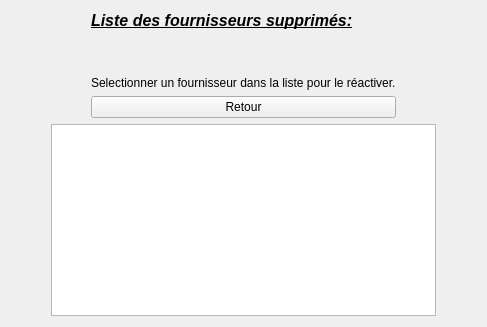
      <widget class="QWidget" name="page_fourni_supp">
       <layout class="QGridLayout" name="gridLayout_19">
        <item row="1" column="2">
         <spacer name="horizontalSpacer_25">
          <property name="orientation">
           <enum>Qt::Horizontal</enum>
          </property>
          <property name="sizeType">
           <enum>QSizePolicy::Fixed</enum>
          </property>
          <property name="sizeHint" stdset="0">
           <size>
            <width>40</width>
            <height>20</height>
           </size>
          </property>
         </spacer>
        </item>
        <item row="1" column="0">
         <spacer name="horizontalSpacer_22">
          <property name="orientation">
           <enum>Qt::Horizontal</enum>
          </property>
          <property name="sizeType">
           <enum>QSizePolicy::Fixed</enum>
          </property>
          <property name="sizeHint" stdset="0">
           <size>
            <width>40</width>
            <height>20</height>
           </size>
          </property>
         </spacer>
        </item>
        <item row="0" column="1">
         <layout class="QGridLayout" name="gridLayout_18">
          <item row="0" column="0" rowspan="3">
           <spacer name="horizontalSpacer_4">
            <property name="orientation">
             <enum>Qt::Horizontal</enum>
            </property>
            <property name="sizeHint" stdset="0">
             <size>
              <width>40</width>
              <height>20</height>
             </size>
            </property>
           </spacer>
          </item>
          <item row="0" column="1">
           <widget class="QLabel" name="label_36">
            <property name="font">
             <font>
              <pointsize>12</pointsize>
              <weight>75</weight>
              <italic>true</italic>
              <bold>true</bold>
              <underline>true</underline>
             </font>
            </property>
            <property name="text">
             <string>Liste des fournisseurs supprimés:</string>
            </property>
           </widget>
          </item>
          <item row="0" column="2" rowspan="3">
           <spacer name="horizontalSpacer_19">
            <property name="orientation">
             <enum>Qt::Horizontal</enum>
            </property>
            <property name="sizeHint" stdset="0">
             <size>
              <width>40</width>
              <height>20</height>
             </size>
            </property>
           </spacer>
          </item>
          <item row="2" column="1">
           <widget class="QLabel" name="label_37">
            <property name="text">
             <string>Selectionner un fournisseur dans la liste pour le réactiver.</string>
            </property>
           </widget>
          </item>
          <item row="1" column="1">
           <spacer name="verticalSpacer_7">
            <property name="orientation">
             <enum>Qt::Vertical</enum>
            </property>
            <property name="sizeType">
             <enum>QSizePolicy::Fixed</enum>
            </property>
            <property name="sizeHint" stdset="0">
             <size>
              <width>20</width>
              <height>40</height>
             </size>
            </property>
           </spacer>
          </item>
          <item row="3" column="0">
           <spacer name="horizontalSpacer_31">
            <property name="orientation">
             <enum>Qt::Horizontal</enum>
            </property>
            <property name="sizeHint" stdset="0">
             <size>
              <width>40</width>
              <height>20</height>
             </size>
            </property>
           </spacer>
          </item>
          <item row="3" column="1">
           <widget class="QPushButton" name="pushButton_Retour_Suppr_F">
            <property name="text">
             <string>Retour</string>
            </property>
           </widget>
          </item>
          <item row="3" column="2">
           <spacer name="horizontalSpacer_32">
            <property name="orientation">
             <enum>Qt::Horizontal</enum>
            </property>
            <property name="sizeHint" stdset="0">
             <size>
              <width>40</width>
              <height>20</height>
             </size>
            </property>
           </spacer>
          </item>
         </layout>
        </item>
        <item row="1" column="1">
         <widget class="QTableView" name="tableView_Fourni_Supr">
          <property name="selectionBehavior">
           <enum>QAbstractItemView::SelectRows</enum>
          </property>
         </widget>
        </item>
       </layout>
      </widget>
